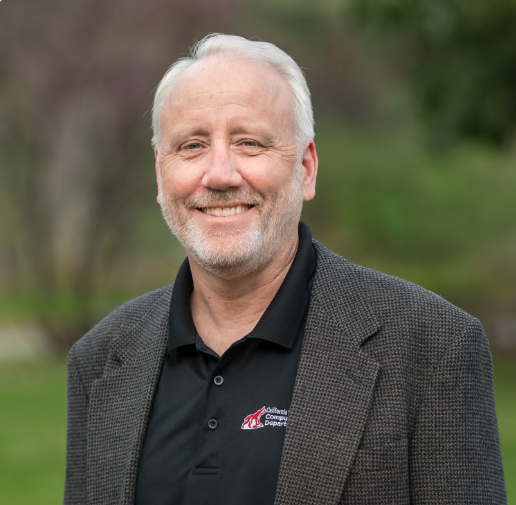
//> input picture ex1/face-detection/sam-siewert.png, 516 x 505 px
$ ./objectDetection sam-siewert.png   (built with g++ and OpenCV 4)
//> lines starting //> are read from the running program, lines starting //| are printed output that depends on the picture; after the words box and inside, x2 and y2 are one past the last pixel; in counts of white or black regions, pixels touching at a corner belong together
/**
	Code was initially downloaded from https://docs.opencv.org/4.1.1/db/d28/tutorial_cascade_classifier.html, and modifed
	to accept a file path as an input and processes face/eye detection on that single image (instead of the original stream of
	images from a camera device).
*/

#include "opencv2/objdetect.hpp"
#include "opencv2/highgui.hpp"
#include "opencv2/imgproc.hpp"
#include "opencv2/videoio.hpp"
#include <iostream>
#include <string>

using namespace std;
using namespace cv;

/** Function Headers */
void detectAndDisplay( Mat frame );

/** Global variables */
CascadeClassifier face_cascade;
CascadeClassifier eyes_cascade;

/** @function main */
int main( int argc, const char** argv )
{
    CommandLineParser parser(argc, argv,
                             "{help h||}"
                             "{@image||Image to process}");

    parser.about( "\nThis program demonstrates using the cv::CascadeClassifier class to detect objects (Face + eyes) in an image.\n"
                  "You can use Haar or LBP features.\n\n" );

	if(!parser.check() || argc < 2){
		parser.printMessage();
		return 1;
	}

    //-- 1. Load the cascades
    if( !face_cascade.load( "haarcascade_frontalface_alt.xml" ) )
    {
        cout << "--(!)Error loading face cascade\n";
        return -1;
    };
    if( !eyes_cascade.load( "haarcascade_eye.xml" ) )
    {
        cout << "--(!)Error loading eyes cascade\n";
        return -1;
    };

	Mat img = imread(parser.get<String>("@image"));
//> img is the input picture: 505 rows x 516 cols, CV_8UC3; mean B, G, R 72.1, 88.9, 91.4
    if(img.empty()){
		cout << "Error loading image: " << parser.get<String>("@image") << endl;
		return 1;
	}

	//-- 3. Apply the classifier to the frame
	detectAndDisplay( img );
	waitKey();
    return 0;
}

/** @function detectAndDisplay */
void detectAndDisplay( Mat frame )
{
    Mat frame_gray;
    cvtColor( frame, frame_gray, COLOR_BGR2GRAY );
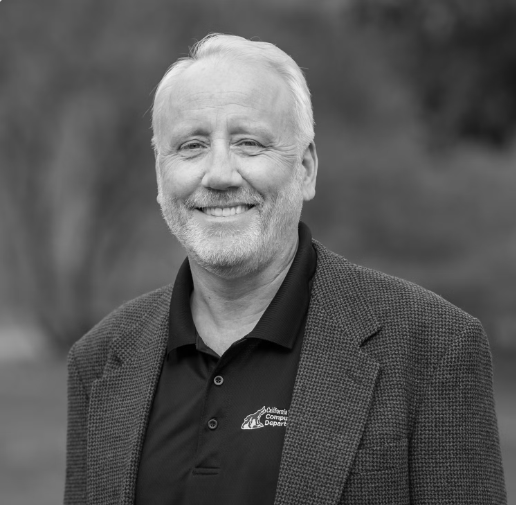
//> frame_gray: 505 rows x 516 cols, CV_8UC1; min 0, max 242, mean 87.7
    equalizeHist( frame_gray, frame_gray );
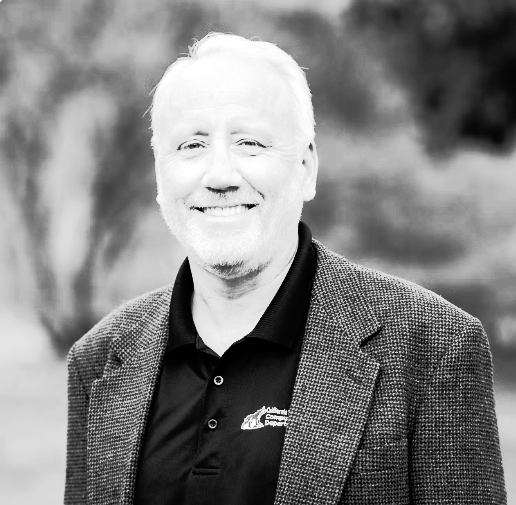
//> frame_gray: 505 rows x 516 cols, CV_8UC1; min 0, max 255, mean 128.8

    //-- Detect faces
    std::vector<Rect> faces;
    face_cascade.detectMultiScale( frame_gray, faces );
//> faces = 1 Rect (x, y, width, height): [133, 71, 182, 182]

    for ( size_t i = 0; i < faces.size(); i++ )
    {
        Point center( faces[i].x + faces[i].width/2, faces[i].y + faces[i].height/2 );
        ellipse( frame, center, Size( faces[i].width/2, faces[i].height/2 ), 0, 0, 360, Scalar( 255, 0, 255 ), 4 );

        Mat faceROI = frame_gray( faces[i] );

        //-- In each face, detect eyes
        std::vector<Rect> eyes;
        eyes_cascade.detectMultiScale( faceROI, eyes );

        for ( size_t j = 0; j < eyes.size(); j++ )
        {
            Point eye_center( faces[i].x + eyes[j].x + eyes[j].width/2, faces[i].y + eyes[j].y + eyes[j].height/2 );
            int radius = cvRound( (eyes[j].width + eyes[j].height)*0.25 );
            circle( frame, eye_center, radius, Scalar( 255, 0, 0 ), 4 );
        }
    }
//> this loop made 1 pass
//> center on pass 1: Point(224, 162)
//> pass 1, in detectAndDisplay, `Mat faceROI = frame_gray( faces[i] );`:
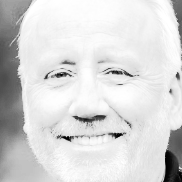
//> faceROI: 182 rows x 182 cols, CV_8UC1; min 1, max 255, mean 215.8
//> after the loop:
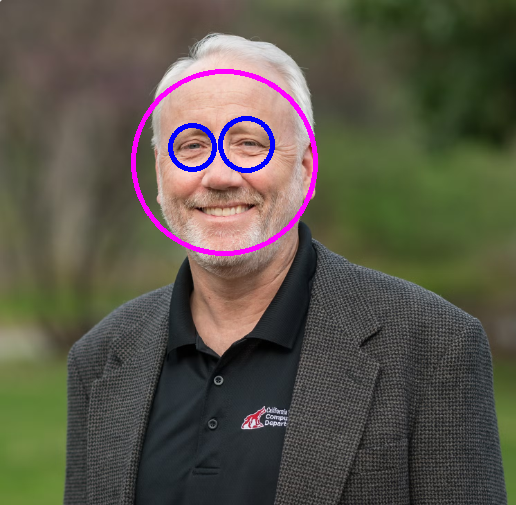
//> frame: 505 rows x 516 cols, CV_8UC3; 1.67% of pixels changed, all inside (x1, y1, x2, y2) = (131, 69, 318, 256)

    //-- Show what you got
    imshow( "Capture - Face detection", frame );
}
